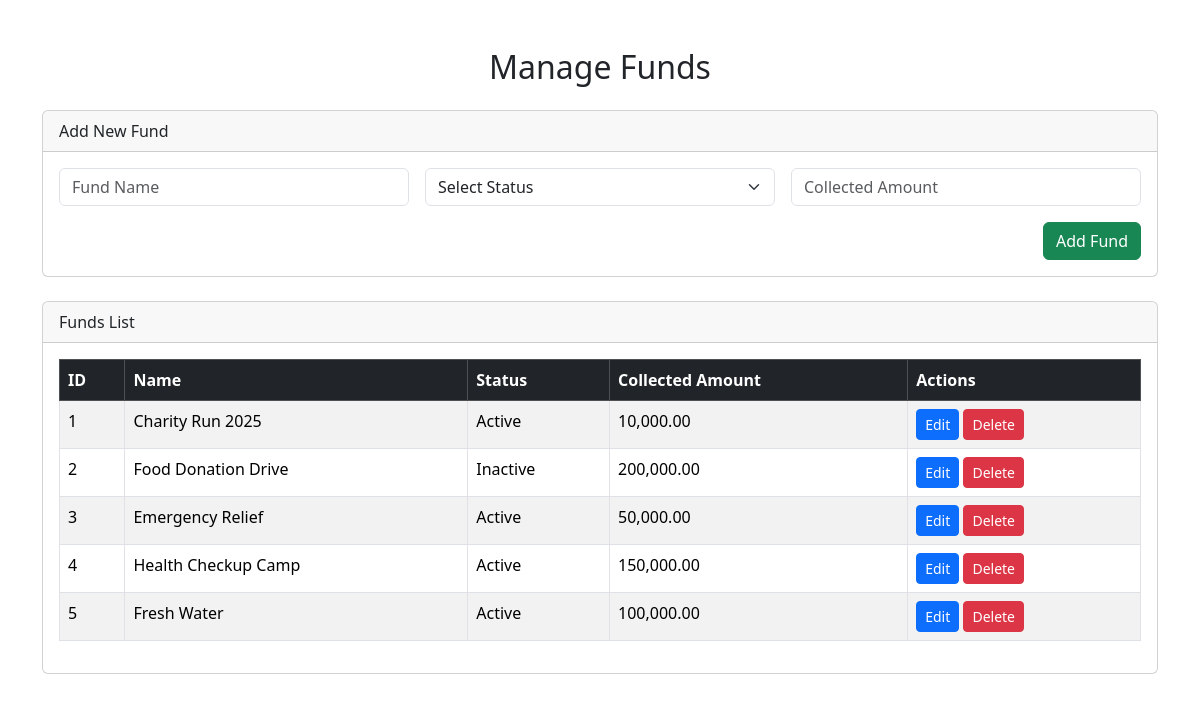
Page /pages/admin/funds/manage_funds.php on the committed database.
### tables this page shows
CREATE TABLE `funds` (
  `id` int(11) NOT NULL,
  `name` varchar(255) NOT NULL,
  `status` varchar(255) DEFAULT NULL,
  `collected_amount` int(11) NOT NULL
);

### pages/admin/funds/manage_funds.php (the view, shortened to what this page needs)
<?php
include 'config.php';
$result = $dms->query("SELECT * FROM funds");
?>
<!DOCTYPE html>
<html lang="en">
<head>
    <link href="https://cdn.jsdelivr.net/npm/bootstrap@5.3.2/dist/css/bootstrap.min.css" rel="stylesheet">
</head>
<body>
<div class="container my-5">
    <h2 class="mb-4 text-center">Manage Funds</h2>
    <div class="card mb-4">
        <div class="card-header">Add New Fund</div>
        <div class="card-body">
            <form method="POST">
                <div class="row g-3">
                    <div class="col-md-4">
                        <input type="text" name="name" class="form-control" placeholder="Fund Name" required>
                    </div>
                    <div class="col-md-4">
                        <select name="status" class="form-select" required>
                            <option value="">Select Status</option>
                        </select>
                    </div>
                    <div class="col-md-4">
                        <input type="number" name="collected_amount" class="form-control" placeholder="Collected Amount" step="0.01" required>
                    </div>
                </div>
                <div class="mt-3 text-end">
                    <button type="submit" name="addFund" class="btn btn-success">Add Fund</button>
                </div>
            </form>
        </div>
    </div>
    <div class="card">
        <div class="card-header">Funds List</div>
        <div class="card-body table-responsive">
            <table class="table table-bordered table-striped">
                <thead class="table-dark">
                    <tr>
                        <th>ID</th>
                        <th>Name</th>
                        <th>Status</th>
                        <th>Collected Amount</th>
                        <th>Actions</th>
                    </tr>
                </thead>
                <tbody>
                    <?php while($row = $result->fetch_assoc()): ?>
                    <tr>
                        <td><?= $row['id'] ?></td>
                        <td><?= $row['name'] ?></td>
                        <td><?= $row['status'] ?></td>
                        <td><?= number_format($row['collected_amount'], 2) ?></td>
                        <td>
                            <button class="btn btn-primary btn-sm" data-bs-toggle="modal" data-bs-target="#editModal<?= $row['id'] ?>">Edit</button>
                            <form method="POST" style="display:inline-block">
                                <button type="submit" name="deleteFund" class="btn btn-danger btn-sm" onclick="return confirm('Are you sure?')">Delete</button>
                            </form>
                        </td>
                    </tr>
                    <?php endwhile; ?>
                </tbody>
            </table>
        </div>
    </div>
</div>
</body>
</html>

### rows in the picture
funds: id "1", name "Charity Run 2025", status "Active", collected_amount "10,000.00"
funds: id "2", name "Food Donation Drive", status "Inactive", collected_amount "200,000.00"
funds: id "3", name "Emergency Relief", status "Active", collected_amount "50,000.00"
funds: id "4", name "Health Checkup Camp", status "Active", collected_amount "150,000.00"
funds: id "5", name "Fresh Water", status "Active", collected_amount "100,000.00"
